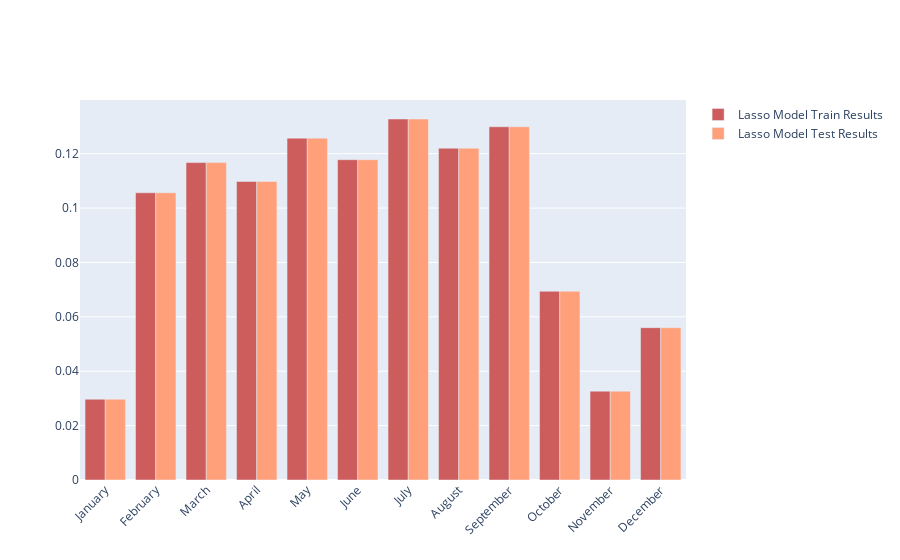

The code cell stored with this chart in its notebook:
### Code cell
fig = go.Figure()
fig.add_trace(go.Bar(x=data["months"],y=data["lasso_test"],name='Lasso Model Train Results', marker_color='indianred'))

fig.add_trace(go.Bar(x=data["months"], y=data["lasso_test"], name='Lasso Model Test Results',marker_color='lightsalmon'))

# Here we modify the tickangle of the xaxis, resulting in rotated labels.
fig.update_layout(barmode='group', xaxis_tickangle=-45)
fig.show()

### Figure 1 — Plotly figure (JSON) as saved in the notebook; plotly's stock layout.template omitted (floating-point values rounded to 4 significant figures)
{"data": [{"marker": {"color": "indianred"}, "name": "Lasso Model Train Results", "type": "bar", "x": ["January", "February", "March", "April", "May", "June", "July", "August", "September", "October", "November", "December"], "y": [0.0297, 0.1056, 0.1167, 0.1098, 0.1257, 0.1178, 0.1327, 0.122, 0.1299, 0.0694, 0.03268, 0.05602]}, {"marker": {"color": "lightsalmon"}, "name": "Lasso Model Test Results", "type": "bar", "x": ["January", "February", "March", "April", "May", "June", "July", "August", "September", "October", "November", "December"], "y": [0.0297, 0.1056, 0.1167, 0.1098, 0.1257, 0.1178, 0.1327, 0.122, 0.1299, 0.0694, 0.03268, 0.05602]}], "layout": {"barmode": "group", "xaxis": {"tickangle": -45}}}
